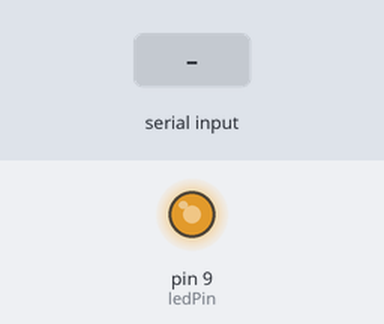
The sketch below on a simulated Arduino Uno, built with avr-gcc and run on an emulated ATmega328P. On the bench: output pins drawn as LEDs (lit = HIGH). The inputs (shaded band) are chosen by the test bench. What the sketch prints to the serial monitor is not drawn.

Above: at 1.2 s.
1.3 s: "90,45\n" received over Serial
4.3 s: "30,150\n" received over Serial
At 4.3 s:
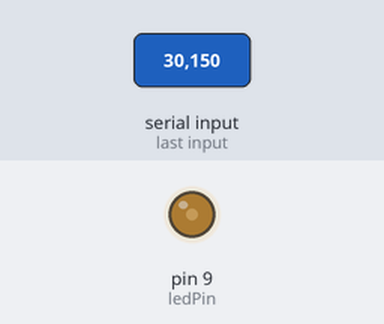
7.3 s: "5\n" received over Serial
At 8.1 s:
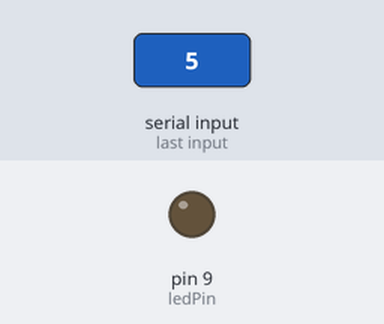
10.3 s: "90\n" received over Serial
Timing chart, 0 to 14.3 s (numbered marks = the images above; inputs shaded):
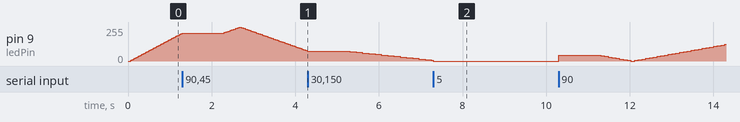

The sketch:

sketch_oct11b_lab24.ino
```cpp
// lab  2 prob 4

int ledPin =  9; //primul cu ~
int brightness = 0; //pleaca cu luminozitete 0
int fade = 5; //amplifica sau scade luminozitetea cu 5(max 255)

//folosim millis in loc de delay
unsigned long timpAnterior = 0;
int intervalViteza = 30;

void setup() {
    pinMode(ledPin, OUTPUT);
    Serial.begin(9600);
    Serial.println("Introdu un nr pentru intervalViteza: ");
}

void loop() {
    if(Serial.available() > 0)
    {
      int valoare = Serial.parseInt();

      // ne asiguram ca viteza sa nu fie 0 din greseala
      if(valoare > 0)
      {
        intervalViteza = valoare;
        Serial.print("Viteza noua: ");
        Serial.print(intervalViteza);
      }
    }

    //verificam cat timp a trecut
    unsigned long timpCurent = millis();

    //vedem daca a trecut un timp egal sau peste timpul interval pe care il vrem
    if (timpCurent - timpAnterior >= intervalViteza)
    {
      //salvam noul timp
      timpAnterior = timpCurent;
      //aplicam luminozitatea curenta pe pinul ledului
      analogWrite(ledPin, brightness);

      //modificam luminozitatea
      brightness = fade + brightness;

      if(brightness <= 0 or brightness >=255)
      {
        fade = -fade;
      }
    }
}
```
